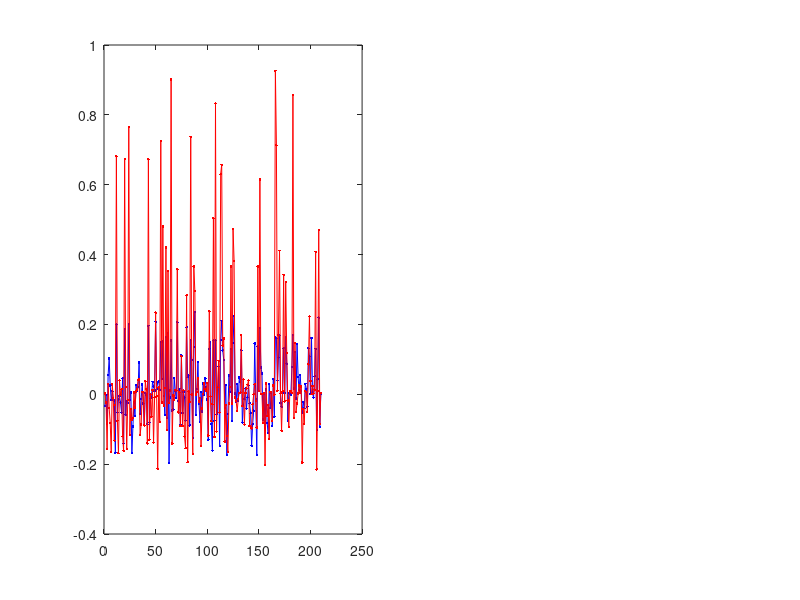

Recreate this plot in MATLAB. (Note: this script raises an error after producing the figure.)
clc;
clear all;
close all;
n=300;
target=zeros(n,1);
output=zeros(n,1);
x1=unifrnd(-2*pi,2*pi, [n 1]);
y1=unifrnd(-2*pi,2*pi, [n 1]);
target=sin(x1)./x1.*sin(y1)./y1;
data=[x1 y1];
epoch=500;
number_train=round(0.7*n);
number_test=n-number_train;
number_mf=10;
Mean_mf_x=linspace(-2*pi,2*pi,number_mf);
Mean_mf_y=linspace(-2*pi,2*pi,number_mf);
Sigma_mf_x=unifrnd(1,2,[1,number_mf]);
Sigma_mf_y=unifrnd(1,2,[1,number_mf]);
rule=zeros(1,number_mf*number_mf);
eta=0.2;
eta_m=0.001;
number_parameter=3*number_mf;
f1=zeros(1,number_mf*number_mf);
parameter_c=unifrnd(-0.1,0.1,[number_mf*number_mf,3]);
for iter=1:epoch
   for i=1:number_train     
       x=data(i,1);
       y=data(i,2);
       x_input=unifrnd(x,x,[1,number_mf]);
       y_input=unifrnd(y,y,[1,number_mf]);
       sub_rule_x=exp(-0.5*((x_input-Mean_mf_x)./(Sigma_mf_x)).^2); 
       sub_rule_y=exp(-0.5*((y_input-Mean_mf_y)./(Sigma_mf_y)).^2);
       c=1;
       for p=1:number_mf
         for r=1:number_mf   
           rule(c)= sub_rule_x(p)*sub_rule_y(r);
           c=c+1;
         end
       end
       sum_rule=sum(rule);
       rule=rule/sum_rule;
       output=0;
       ss=1;
       for tr=1:number_mf*number_mf
           f1(ss)=parameter_c(ss,1)+parameter_c(ss,2)*x+parameter_c(ss,3)*y;
           output=output+f1(ss)*rule(ss);
           ss=ss+1;
       end
       
       output_final=output;
       %****************************
       error=target(i)-output_final;
       ss=1;
       for tr=1:number_mf*number_mf
          parameter_c(ss,1)=parameter_c(ss,1)+eta*error*rule(ss);
          parameter_c(ss,2)=parameter_c(ss,2)+eta*error*rule(ss)*x;
          parameter_c(ss,3)=parameter_c(ss,3)+eta*error*rule(ss)*y;
          ss=ss+1;
       end
%        for t=1:number_mf
%           Mean_mf(t)=Mean_mf(t)+eta_m*error*(x-Mean_mf(t))*rule(t)*f1(t);
%           Sigma_mf(t)=Sigma_mf(t)+(eta_m*error*(x-Mean_mf(t))^2*rule(t)*f1(t))/(Sigma_mf(t)^3);
%        end            
   end
   
 for i=1:number_train     
       x=data(i,1);
       y=data(i,2);
       x_input=unifrnd(x,x,[1,number_mf]);
       y_input=unifrnd(y,y,[1,number_mf]);
       sub_rule_x=exp(-0.5*((x_input-Mean_mf_x)./(Sigma_mf_x)).^2); 
       sub_rule_y=exp(-0.5*((y_input-Mean_mf_y)./(Sigma_mf_y)).^2);
       c=1;
       for p=1:number_mf
         for r=1:number_mf   
           rule(c)= sub_rule_x(p)*sub_rule_y(r);
           c=c+1;
         end
       end
       sum_rule=sum(rule);
       rule=rule/sum_rule;
       output1=0;
       ss=1;
       for tr=1:number_mf*number_mf
           f1(ss)=parameter_c(ss,1)+parameter_c(ss,2)*x+parameter_c(ss,3)*y;
           output1=output1+f1(ss)*rule(ss);
           ss=ss+1;
       end
       output(i)=output1
 end


figure(1);
subplot(1,2,1),plot(output(1:number_train),'.-b');
hold on;
subplot(1,2,1),plot(target(1:number_train),'.-r');
hold off;
mse1=mse(output(1:number_train)-target(1:number_train)');
title(sprintf('Sugeno Train - Sinc(x)*Sinc(y)\nEpoch = %d    MSE = %.10f ',iter,mse1),'fontsize',10,'fontweight','b');
legend('Sugeno Train','Target');

 for i=1:number_test     
       x=data(number_train+i,1);
       y=data(number_train+i,2);
       x_input=unifrnd(x,x,[1,number_mf]);
       y_input=unifrnd(y,y,[1,number_mf]);
       sub_rule_x=exp(-0.5*((x_input-Mean_mf_x)./(Sigma_mf_x)).^2); 
       sub_rule_y=exp(-0.5*((y_input-Mean_mf_y)./(Sigma_mf_y)).^2);
       c=1;
       for p=1:number_mf
         for r=1:number_mf   
           rule(c)= sub_rule_x(p)*sub_rule_y(r);
           c=c+1;
         end
       end
       sum_rule=sum(rule);
       rule=rule/sum_rule;
       output1=0;
       ss=1;
       for tr=1:number_mf*number_mf
           f1(ss)=parameter_c(ss,1)+parameter_c(ss,2)*x+parameter_c(ss,3)*y;
           output1=output1+f1(ss)*rule(ss);
           ss=ss+1;
       end
       output(number_train+i)=output1
 end


subplot(1,2,2),plot(output(number_train+1:n),'.-b');
hold on;
subplot(1,2,2),plot(target(number_train+1:n),'.-r');
hold off;
mse1=mse(output(number_train+1:n)-target(number_train+1:n)');
title(sprintf('Sugeno Test - Sinc(x)*Sinc(y)\n    MSE = %.10f ',mse1),'fontsize',10,'fontweight','b');
legend('Sugeno Test','Target');
end


